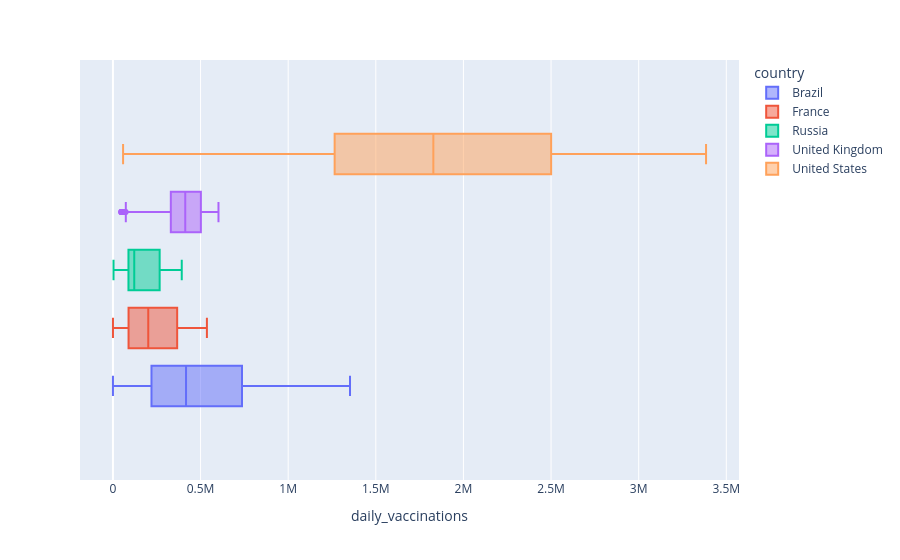

This figure's notebook cell:
### Code cell
countries=['United States', 'Russia', 'United Kingdom', 'Brazil', 'France']
box_data = covid_df[covid_df['country'].isin(countries)]
#fig = px.box(data_frame=box_data, x = 'daily_vaccinations_per_million', color='country')
fig = px.box(data_frame=box_data, x = 'daily_vaccinations', color='country')
fig.show()

### Figure 1 — Plotly figure (JSON) as saved in the notebook; plotly's stock layout.template omitted (floating-point values rounded to 4 significant figures; data arrays with more than 128 entries replaced by an {"elided": "..."} marker saying what was removed)
{"data": [{"alignmentgroup": "True", "hovertemplate": "country=Brazil<br>daily_vaccinations=%{x}<extra></extra>", "legendgroup": "Brazil", "marker": {"color": "#636efa"}, "name": "Brazil", "notched": false, "offsetgroup": "Brazil", "orientation": "h", "showlegend": true, "type": "box", "x": {"elided": "460 float values"}, "x0": " ", "xaxis": "x", "y0": " ", "yaxis": "y"}, {"alignmentgroup": "True", "hovertemplate": "country=France<br>daily_vaccinations=%{x}<extra></extra>", "legendgroup": "France", "marker": {"color": "#EF553B"}, "name": "France", "notched": false, "offsetgroup": "France", "orientation": "h", "showlegend": true, "type": "box", "x": {"elided": "492 float values"}, "x0": " ", "xaxis": "x", "y0": " ", "yaxis": "y"}, {"alignmentgroup": "True", "hovertemplate": "country=Russia<br>daily_vaccinations=%{x}<extra></extra>", "legendgroup": "Russia", "marker": {"color": "#00cc96"}, "name": "Russia", "notched": false, "offsetgroup": "Russia", "orientation": "h", "showlegend": true, "type": "box", "x": {"elided": "485 float values"}, "x0": " ", "xaxis": "x", "y0": " ", "yaxis": "y"}, {"alignmentgroup": "True", "hovertemplate": "country=United Kingdom<br>daily_vaccinations=%{x}<extra></extra>", "legendgroup": "United Kingdom", "marker": {"color": "#ab63fa"}, "name": "United Kingdom", "notched": false, "offsetgroup": "United Kingdom", "orientation": "h", "showlegend": true, "type": "box", "x": {"elided": "485 float values"}, "x0": " ", "xaxis": "x", "y0": " ", "yaxis": "y"}, {"alignmentgroup": "True", "hovertemplate": "country=United States<br>daily_vaccinations=%{x}<extra></extra>", "legendgroup": "United States", "marker": {"color": "#FFA15A"}, "name": "United States", "notched": false, "offsetgroup": "United States", "orientation": "h", "showlegend": true, "type": "box", "x": {"elided": "494 float values"}, "x0": " ", "xaxis": "x", "y0": " ", "yaxis": "y"}], "layout": {"boxmode": "group", "legend": {"title": {"text": "country"}, "tracegroupgap": 0}, "margin": {"t": 60}, "xaxis": {"anchor": "y", "domain": [0, 1], "title": {"text": "daily_vaccinations"}}, "yaxis": {"anchor": "x", "domain": [0, 1]}}}
